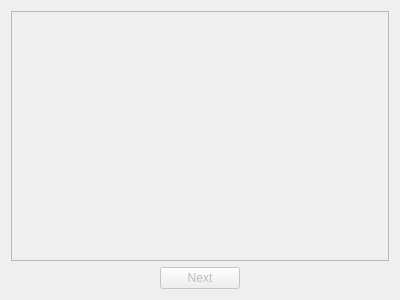
<?xml version="1.0" encoding="UTF-8"?>
<ui version="4.0">
 <class>Form</class>
 <widget class="QWidget" name="Form">
  <property name="geometry">
   <rect>
    <x>0</x>
    <y>0</y>
    <width>400</width>
    <height>300</height>
   </rect>
  </property>
  <property name="windowTitle">
   <string>Form</string>
  </property>
  <layout class="QVBoxLayout" name="verticalLayout">
   <item>
    <widget class="QScrollArea" name="scrollArea">
     <property name="widgetResizable">
      <bool>true</bool>
     </property>
     <widget class="QWidget" name="scrollAreaWidgetContents">
      <property name="geometry">
       <rect>
        <x>0</x>
        <y>0</y>
        <width>380</width>
        <height>250</height>
       </rect>
      </property>
      <property name="styleSheet">
       <string notr="true"/>
      </property>
      <layout class="QVBoxLayout" name="verticalLayout_2"/>
     </widget>
    </widget>
   </item>
   <item alignment="Qt::AlignHCenter">
    <widget class="QPushButton" name="next_btn">
     <property name="enabled">
      <bool>false</bool>
     </property>
     <property name="text">
      <string>Next</string>
     </property>
     <property name="autoDefault">
      <bool>true</bool>
     </property>
     <property name="default">
      <bool>true</bool>
     </property>
    </widget>
   </item>
  </layout>
 </widget>
 <resources/>
 <connections/>
</ui>
